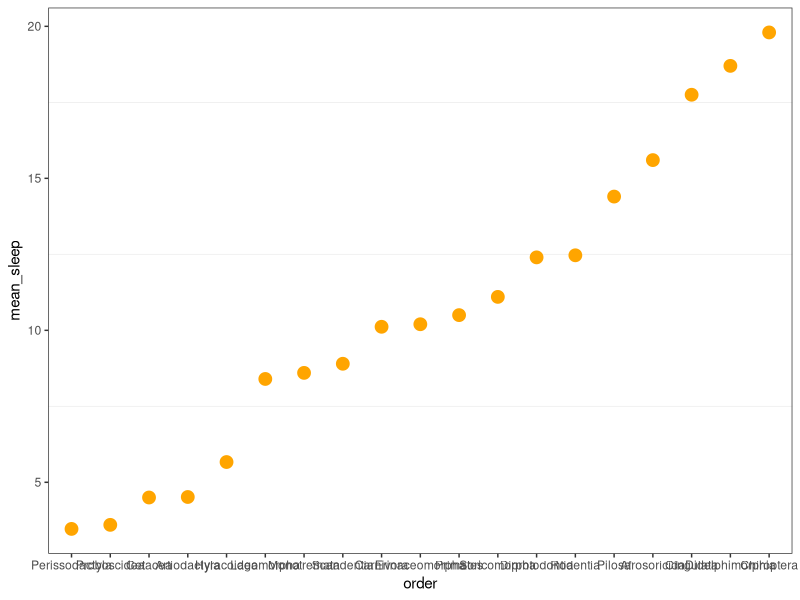
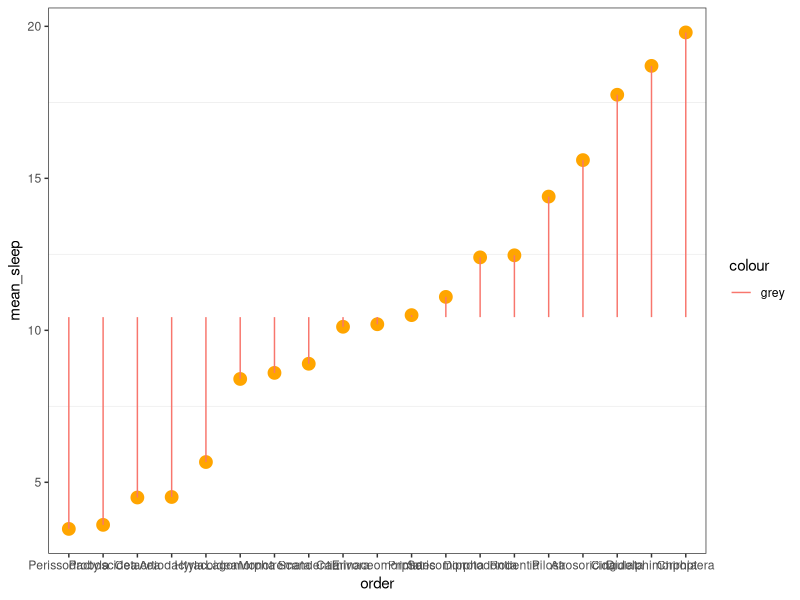
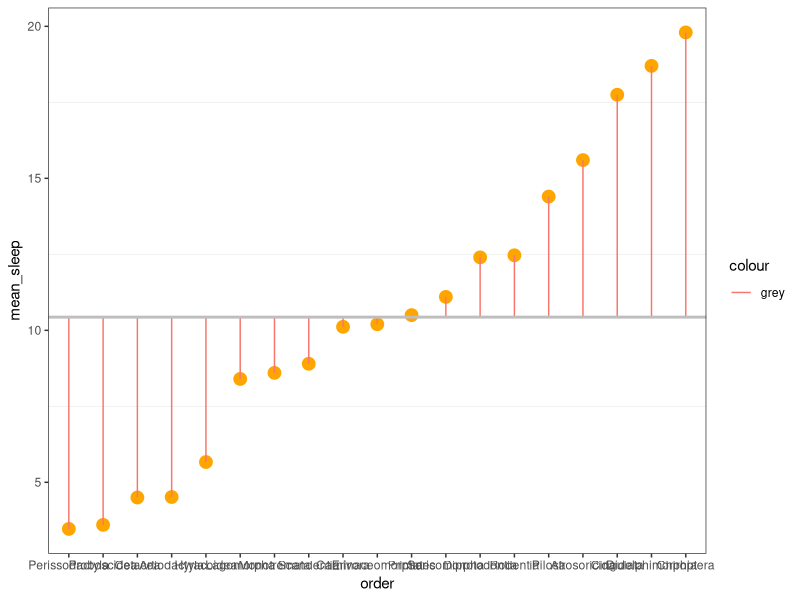
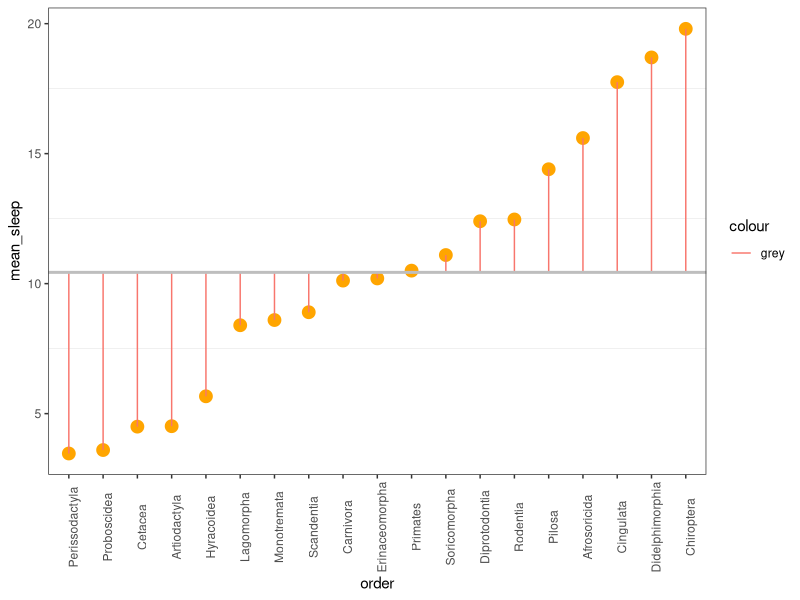
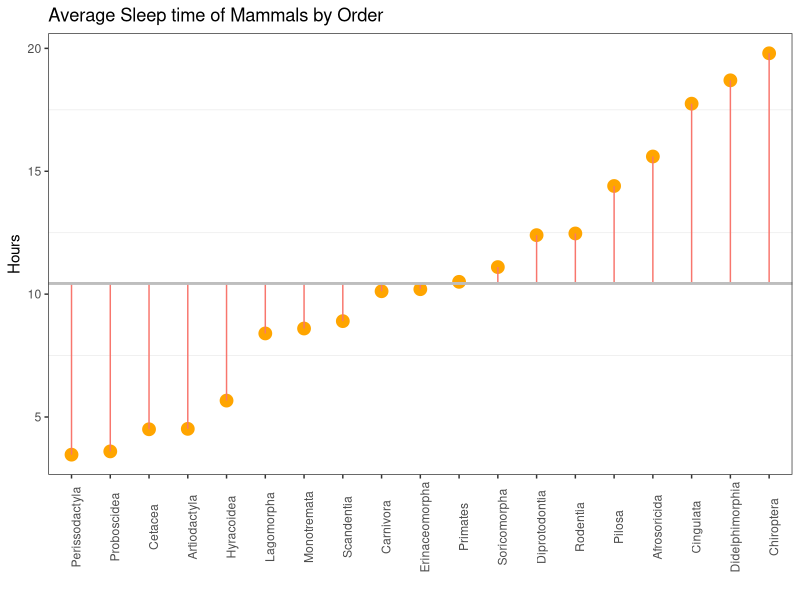
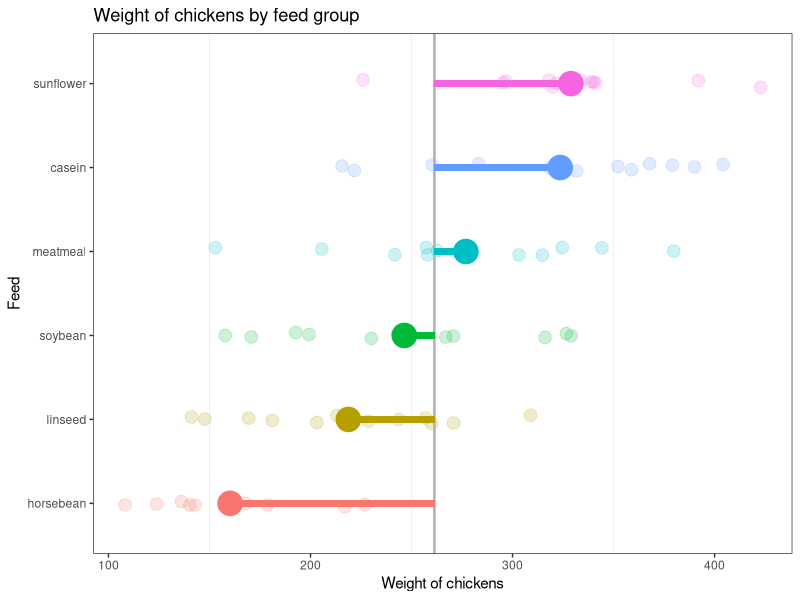

Write R code to recreate these figures, in order.
### Lolipop Graph
library(tidyverse)
library(forcats)

data()
?msleep
view(msleep)
names(msleep)

# Theme setting for the visual

theme_set(theme_bw() +
            theme(panel.grid.major = element_blank()))

### Type - 1

msleep %>% 
  group_by(order) %>% 
  summarise(mean_sleep = mean(sleep_total)) %>% 
  mutate(order = fct_reorder(order, mean_sleep))

### Type - 2

msleep %>% 
  group_by(order) %>% 
  summarise(mean_sleep = mean(sleep_total)) %>% 
  mutate(order = fct_reorder(order, mean_sleep)) %>%
  ggplot(aes(order, mean_sleep)) +
  geom_point(size = 4, color = "orange")


### Type - 3

msleep %>% 
  group_by(order) %>% 
  summarise(mean_sleep = mean(sleep_total)) %>% 
  mutate(order = fct_reorder(order, mean_sleep)) %>%
  ggplot(aes(order, mean_sleep)) +
  geom_point(size = 4, color = "orange") +
  geom_segment(aes(order, mean(msleep$sleep_total),
                   xend = order,
                   yend = mean_sleep,
                   color = "grey"))

### Type - 4

msleep %>% 
  group_by(order) %>% 
  summarise(mean_sleep = mean(sleep_total)) %>% 
  mutate(order = fct_reorder(order, mean_sleep)) %>%
  ggplot(aes(order, mean_sleep)) +
  geom_point(size = 4, color = "orange") +
  geom_segment(aes(order, mean(msleep$sleep_total),
                   xend = order,
                   yend = mean_sleep,
                   color = "grey")) +
  geom_hline(yintercept = mean(msleep$sleep_total),
             color = "grey",
             size = 1)

### Type - 5

msleep %>% 
  group_by(order) %>% 
  summarise(mean_sleep = mean(sleep_total)) %>% 
  mutate(order = fct_reorder(order, mean_sleep)) %>%
  ggplot(aes(order, mean_sleep)) +
  geom_point(size = 4, color = "orange") +
  geom_segment(aes(order, mean(msleep$sleep_total),
                   xend = order,
                   yend = mean_sleep,
                   color = "grey")) +
  geom_hline(yintercept = mean(msleep$sleep_total),
             color = "grey",
             size = 1) +
  theme(axis.text.x = element_text(angle = 90))


### Type - 6

msleep %>% 
  group_by(order) %>% 
  summarise(mean_sleep = mean(sleep_total)) %>% 
  mutate(order = fct_reorder(order, mean_sleep)) %>%
  ggplot(aes(order, mean_sleep)) +
  geom_point(size = 4, color = "orange") +
  geom_segment(aes(order, mean(msleep$sleep_total),
                   xend = order,
                   yend = mean_sleep,
                   color = "grey")) +
  geom_hline(yintercept = mean(msleep$sleep_total),
             color = "grey",
             size = 1) +
  theme(axis.text.x = element_text(angle = 90)) +
  labs(title = "Average Sleep time of Mammals by Order",
       x = "",
       y = "Hours") +
  theme(legend.position = "none")

  
?geom_segment



### Another Example

chickwts %>%
  group_by(feed) %>%
  mutate(mean_by_feed = mean(weight)) %>%
  ungroup() %>%
  mutate(feed = fct_reorder(feed, mean_by_feed)) %>%
  ggplot(aes(feed, weight, colour = feed,
             show.legend = F)) +
  coord_flip() +
  geom_jitter(show.legend = F,
              size = 4,
              alpha = 0.2,
              width = 0.05) +
  stat_summary(fun = mean, geom = "point", size = 8, show.legend = F) +
  geom_hline(aes(yintercept = mean(weight)),
             colour = "gray70",
             size = 0.9)+
  geom_segment(aes(x = feed, xend = feed,
                   y = mean(weight), yend = mean_by_feed),
               size = 2, show.legend = F) +
  labs(title = "Weight of chickens by feed group",
       x = "Feed",
       y = "Weight of chickens") +
  theme(legend.position = "none")
